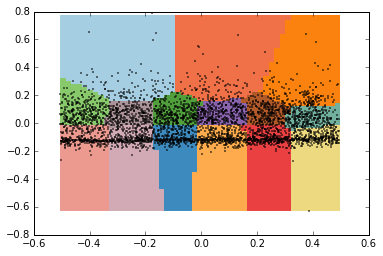

Recreate this plot in Python.

#Different sklearn clustering analysis techniques and plotting and dimension reduction. dataprep.py must be run before.

X_train, y_train = get_clusterdata(data,REAL_POS_FEAT+REAL_ACO_FEAT,'simple',WORKING_DIR + 'cluster_classifier.png')  

#full features
#X_train, y_train = get_clusterdata(data,REAL_POS_FEAT+REAL_ACO_FEAT,'baseFun0.65',WORKING_DIR+'cluster_classifier.png')

reduced_data = X_train
labels = y_train
######################################dimension reduction #################################

#################### PCA varience cpture
from sklearn.decomposition import PCA

pca = PCA(n_components=3)
reduced_data = pca.fit(X_train).transform(X_train)

print('explained variance ratio (first two components): %s'
      % str(pca.explained_variance_ratio_))
      
#################### #####################   LDA
from sklearn.lda import LDA
lda = LDA(n_components=3)
scale = lda.fit(X_train,y_train)
reduced_data = scale.transform(X_train)
####################################### ICA ####################################
from sklearn.decomposition import FastICA
# Compute ICA
ica = FastICA(n_components=3)
reduced_data = ica.fit_transform(X_train)  # Reconstruct signals
A_ = ica.mixing_  # Get estimated mixing matrix
#######################################################plot 3D pca with 3 components #################
import mpl_toolkits.mplot3d.axes3d as p3

fig = plt.figure()
ax = p3.Axes3D(fig)
ax.plot3D(reduced_data[:, 0], reduced_data[:, 1], reduced_data[:, 2],'.')
#########################################clustering ################################
############ K means
le = preprocessing.LabelEncoder()
le.fit(y_train)
le.classes_
ori_label = le.transform(y_train)

kmeans = KMeans(init='k-means++',n_clusters=11, n_init=1)
kmeans.fit(X_train)
reduced_data = kmeans.predict(X_train)
pred_label = kmeans.labels_

bench_k_means(kmeans,name="k-means++",data=X_train)

pred = reduced_data - ori_label
np.count_nonzero(pred)

kmeans = KMeans(init='k-means++',n_init=10)
kmeans.fit(reduced_data)

bench_k_means(KMeans(init='k-means++', n_init=10, n_clusters= 2),
              name="k-means++", data=reduced_data)

bench_k_means(KMeans(init='random', n_clusters=10, n_init=10),
              name="random", data=reduced_data)
# Step size of the mesh. Decrease to increase the quality of the VQ.
h = .02     # point in the mesh [x_min, m_max]x[y_min, y_max].

# Plot the decision boundary. For that, we will assign a color to each
x_min, x_max = reduced_data[:, 0].min(), reduced_data[:, 0].max()
y_min, y_max = reduced_data[:, 1].min(), reduced_data[:, 1].max()
xx, yy = np.meshgrid(np.arange(x_min, x_max, h), np.arange(y_min, y_max, h))

# Obtain labels for each point in mesh. Use last trained model.
Z = kmeans.predict(np.c_[xx.ravel(), yy.ravel()])

# Put the result into a color plot
Z = Z.reshape(xx.shape)

## plot
plt.figure(1)
plt.clf()
plt.imshow(Z, interpolation='nearest',
           extent=(xx.min(), xx.max(), yy.min(), yy.max()),
           cmap=plt.cm.Paired,
           aspect='auto', origin='lower')
plt.plot(reduced_data[:, 0], reduced_data[:, 1], 'k.', markersize=2)
plt.show()

############################ Compute DBSCAN
from sklearn.cluster import DBSCAN

bench_k_means(DBSCAN(eps=0.01, min_samples=10), name="DBSCAN", data=reduced_data)

db = DBSCAN(eps=0.01, min_samples=10).fit(reduced_data)
core_samples_mask = np.zeros_like(db.labels_, dtype=bool)
core_samples_mask[db.core_sample_indices_] = True
labels = db.labels_

n_clusters_ = len(set(labels)) - (1 if -1 in labels else 0)

# Black removed and is used for noise instead.
unique_labels = set(labels)
colors = plt.cm.Spectral(np.linspace(0, 1, len(unique_labels)))
for k, col in zip(unique_labels, colors):
    if k == -1:
        # Black used for noise.
        col = 'k'

    class_member_mask = (labels == k)

    xy = reduced_data[class_member_mask & core_samples_mask]
    plt.plot(xy[:, 0], xy[:, 1], 'o', markerfacecolor=col,
             markeredgecolor='k', markersize=14)

    xy = reduced_data[class_member_mask & ~core_samples_mask]
    plt.plot(xy[:, 0], xy[:, 1], 'o', markerfacecolor=col,
             markeredgecolor='k', markersize=6)

plt.title('Estimated number of clusters: %d' % n_clusters_)
plt.show()

################################### Compute Affinity Propagation###################################
from sklearn.cluster import AffinityPropagation

af = AffinityPropagation(preference=-50).fit(reduced_data)
cluster_centers_indices = af.cluster_centers_indices_
labels_true = af.labels_

n_clusters_ = len(cluster_centers_indices)

print('Estimated number of clusters: %d' % n_clusters_)
print("Homogeneity: %0.3f" % metrics.homogeneity_score(labels_true, labels))
print("Completeness: %0.3f" % metrics.completeness_score(labels_true, labels))
print("V-measure: %0.3f" % metrics.v_measure_score(labels_true, labels))
print("Adjusted Rand Index: %0.3f"
      % metrics.adjusted_rand_score(labels_true, labels))
print("Adjusted Mutual Information: %0.3f"
      % metrics.adjusted_mutual_info_score(labels_true, labels))
print("Silhouette Coefficient: %0.3f"
      % metrics.silhouette_score(reduced_data, labels, metric='sqeuclidean'))

# Plot result
plt.close('all')
plt.figure(1)
plt.clf()

colors = cycle('bgrcmykbgrcmykbgrcmykbgrcmyk')
for k, col in zip(range(n_clusters_), colors):
    class_members = labels == k
    cluster_center = reduced_data[cluster_centers_indices[k]]
    plt.plot(reduced_data[class_members, 0], reduced_data[class_members, 1], col + '.')
    plt.plot(cluster_center[0], cluster_center[1], 'o', markerfacecolor=col,
             markeredgecolor='k', markersize=14)
    for x in reduced_data[class_members]:
        plt.plot([cluster_center[0], x[0]], [cluster_center[1], x[1]], col)

plt.title('Estimated number of clusters: %d' % n_clusters_)
plt.show()

################################# Compute clustering with MeanShift###############################
from sklearn.cluster import MeanShift, estimate_bandwidth
# The following bandwidth can be automatically detected using
bandwidth = estimate_bandwidth(reduced_data, quantile=0.1, n_samples=100)

ms = MeanShift(bandwidth=bandwidth, bin_seeding=True)
ms.fit(reduced_data)
labels = ms.labels_
cluster_centers = ms.cluster_centers_

labels_unique = np.unique(labels)
n_clusters_ = len(labels_unique)

print("number of estimated clusters : %d" % n_clusters_)

bench_k_means(ms, name="MeanShift", data=reduced_data)

# Plot result
plt.figure(1)
plt.clf()

colors = cycle('bgrcmykbgrcmykbgrcmykbgrcmyk')
for k, col in zip(range(n_clusters_), colors):
    my_members = labels == k
    cluster_center = cluster_centers[k]
    plt.plot(reduced_data[my_members, 0], reduced_data[my_members, 1], col + '.')
    plt.plot(cluster_center[0], cluster_center[1], 'o', markerfacecolor=col,
             markeredgecolor='k', markersize=14)
plt.title('Estimated number of clusters: %d' % n_clusters_)
plt.show()

################################# AgglomerativeClustering #############
from sklearn.cluster import AgglomerativeClustering
from sklearn.neighbors import kneighbors_graph
# Create a graph capturing local connectivity. Larger number of neighbors
# will give more homogeneous clusters to the cost of computation
# time. A very large number of neighbors gives more evenly distributed
# cluster sizes, but may not impose the local manifold structure of
# the data
knn_graph = kneighbors_graph(reduced_data, 30, mode='distance')

for connectivity in (None, knn_graph):
    for n_clusters in (30, 3):
        plt.figure(figsize=(10, 4))
        for index, linkage in enumerate(('average', 'complete', 'ward')):
            plt.subplot(1, 3, index + 1)
            model = AgglomerativeClustering(linkage=linkage,
                                            connectivity=connectivity,
                                            n_clusters=n_clusters)
            t0 = time.time()
            model.fit(reduced_data)
            elapsed_time = time.time() - t0
            plt.scatter(reduced_data[:, 0], reduced_data[:, 1], c=model.labels_,
                        cmap=plt.cm.spectral)
            plt.title('linkage=%s (time %.2fs)' % (linkage, elapsed_time),
                      fontdict=dict(verticalalignment='top'))
            plt.axis('equal')
            plt.axis('off')

            plt.subplots_adjust(bottom=0, top=.89, wspace=0,
                                left=0, right=1)
            plt.suptitle('n_cluster=%i, connectivity=%r' %
                         (n_clusters, connectivity is not None), size=17)


plt.show()

################################### Birch #######################################
# Compute clustering with Birch with and without the final clustering step
# and plot.
from sklearn.cluster import Birch

# Use all colors that matplotlib provides by default.
colors_ = cycle(colors.cnames.keys())

birch_models = [Birch(threshold=1.7, n_clusters=None),
                Birch(threshold=1.7, n_clusters=100)]
final_step = ['without global clustering', 'with global clustering']

fig = plt.figure(figsize=(12, 4))
fig.subplots_adjust(left=0.04, right=0.98, bottom=0.1, top=0.9)

for ind, (birch_model, info) in enumerate(zip(birch_models, final_step)):
    birch_model.fit(reduced_data)

    # Plot result
    labels = birch_model.labels_
    centroids = birch_model.subcluster_centers_
    n_clusters = np.unique(labels).size
    print("n_clusters : %d" % n_clusters)

    ax = fig.add_subplot(1, 3, ind + 1)
    for this_centroid, k, col in zip(centroids, range(n_clusters), colors_):
        mask = labels == k
        ax.plot(reduced_data[mask, 0], reduced_data[mask, 1], 'w',
                markerfacecolor=col, marker='.')
        if birch_model.n_clusters is None:
            ax.plot(this_centroid[0], this_centroid[1], '+', markerfacecolor=col,
                    markeredgecolor='k', markersize=5)
    ax.set_ylim([-25, 25])
    ax.set_xlim([-25, 25])
    ax.set_autoscaley_on(False)
    ax.set_title('Birch %s' % info)
